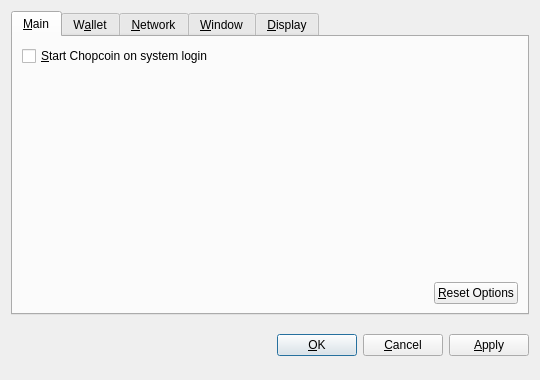
<?xml version="1.0" encoding="UTF-8"?>
<ui version="4.0">
 <class>OptionsDialog</class>
 <widget class="QDialog" name="OptionsDialog">
  <property name="geometry">
   <rect>
    <x>0</x>
    <y>0</y>
    <width>540</width>
    <height>380</height>
   </rect>
  </property>
  <property name="windowTitle">
   <string>Options</string>
  </property>
  <property name="modal">
   <bool>true</bool>
  </property>
  <layout class="QVBoxLayout" name="verticalLayout">
   <item>
    <widget class="QTabWidget" name="tabWidget">
     <property name="tabPosition">
      <enum>QTabWidget::North</enum>
     </property>
     <property name="currentIndex">
      <number>0</number>
     </property>
     <widget class="QWidget" name="tabMain">
      <attribute name="title">
       <string>&amp;Main</string>
      </attribute>
      <layout class="QVBoxLayout" name="verticalLayout_Main">
       <item>
        <widget class="QCheckBox" name="bitcoinAtStartup">
         <property name="toolTip">
          <string>Automatically start Chopcoin after logging in to the system.</string>
         </property>
         <property name="text">
          <string>&amp;Start Chopcoin on system login</string>
         </property>
        </widget>
       </item>
       <item>
        <spacer name="verticalSpacer_Main">
         <property name="orientation">
          <enum>Qt::Vertical</enum>
         </property>
         <property name="sizeHint" stdset="0">
          <size>
           <width>20</width>
           <height>40</height>
          </size>
         </property>
        </spacer>
       </item>
       <item>
        <layout class="QHBoxLayout" name="horizontalLayout_2_Main">
         <item>
          <spacer name="horizontalSpacer_2_Main">
           <property name="orientation">
            <enum>Qt::Horizontal</enum>
           </property>
           <property name="sizeHint" stdset="0">
            <size>
             <width>40</width>
             <height>20</height>
            </size>
           </property>
          </spacer>
         </item>
         <item>
          <widget class="QPushButton" name="resetButton">
           <property name="toolTip">
            <string>Reset all client options to default.</string>
           </property>
           <property name="text">
            <string>&amp;Reset Options</string>
           </property>
           <property name="autoDefault">
            <bool>false</bool>
           </property>
          </widget>
         </item>
        </layout>
       </item>
      </layout>
     </widget>
     <widget class="QWidget" name="tabWallet">
      <attribute name="title">
       <string>W&amp;allet</string>
      </attribute>
      <layout class="QVBoxLayout" name="verticalLayout_Network">
       <item>
        <widget class="QLabel" name="transactionFeeInfoLabel">
         <property name="text">
          <string>Optional transaction fee per kB that helps make sure your transactions are processed quickly. Most transactions are 1 kB.</string>
         </property>
         <property name="textFormat">
          <enum>Qt::PlainText</enum>
         </property>
         <property name="wordWrap">
          <bool>true</bool>
         </property>
        </widget>
       </item>
       <item>
        <layout class="QHBoxLayout" name="horizontalLayout_1_Main">
         <item>
          <widget class="QLabel" name="transactionFeeLabel">
           <property name="text">
            <string>Pay transaction &amp;fee</string>
           </property>
           <property name="textFormat">
            <enum>Qt::PlainText</enum>
           </property>
           <property name="buddy">
            <cstring>transactionFee</cstring>
           </property>
          </widget>
         </item>
         <item>
          <widget class="BitcoinAmountField" name="transactionFee"/>
         </item>
         <item>
          <spacer name="horizontalSpacer_1_Main">
           <property name="orientation">
            <enum>Qt::Horizontal</enum>
           </property>
           <property name="sizeHint" stdset="0">
            <size>
             <width>40</width>
             <height>20</height>
            </size>
           </property>
          </spacer>
         </item>
        </layout>
       </item>
       <item>
        <widget class="QLabel" name="label">
         <property name="text">
          <string>If you disable the spending of unconfirmed change, the change from a transaction cannot be used until that transaction has at least one confirmation. This also affects how your balance is computed.</string>
         </property>
         <property name="wordWrap">
          <bool>true</bool>
         </property>
        </widget>
       </item>
       <item>
        <widget class="QCheckBox" name="spendZeroConfChange">
         <property name="text">
          <string>Spend unconfirmed change  (experts only)</string>
         </property>
        </widget>
       </item>
       <item>
        <spacer name="verticalSpacer">
         <property name="orientation">
          <enum>Qt::Vertical</enum>
         </property>
         <property name="sizeHint" stdset="0">
          <size>
           <width>20</width>
           <height>40</height>
          </size>
         </property>
        </spacer>
       </item>
      </layout>
     </widget>
     <widget class="QWidget" name="tabNetwork">
      <attribute name="title">
       <string>&amp;Network</string>
      </attribute>
      <layout class="QVBoxLayout" name="verticalLayout_Network">
       <item>
        <widget class="QCheckBox" name="mapPortUpnp">
         <property name="toolTip">
          <string>Automatically open the Chopcoin client port on the router. This only works when your router supports UPnP and it is enabled.</string>
         </property>
         <property name="text">
          <string>Map port using &amp;UPnP</string>
         </property>
        </widget>
       </item>
       <item>
        <widget class="QCheckBox" name="connectSocks">
         <property name="toolTip">
          <string>Connect to the Chopcoin network through a SOCKS proxy (e.g. when connecting through Tor).</string>
         </property>
         <property name="text">
          <string>&amp;Connect through SOCKS proxy:</string>
         </property>
        </widget>
       </item>
       <item>
        <layout class="QHBoxLayout" name="horizontalLayout_Network">
         <item>
          <widget class="QLabel" name="proxyIpLabel">
           <property name="text">
            <string>Proxy &amp;IP:</string>
           </property>
           <property name="textFormat">
            <enum>Qt::PlainText</enum>
           </property>
           <property name="buddy">
            <cstring>proxyIp</cstring>
           </property>
          </widget>
         </item>
         <item>
          <widget class="QValidatedLineEdit" name="proxyIp">
           <property name="maximumSize">
            <size>
             <width>140</width>
             <height>16777215</height>
            </size>
           </property>
           <property name="toolTip">
            <string>IP address of the proxy (e.g. 127.0.0.1)</string>
           </property>
          </widget>
         </item>
         <item>
          <widget class="QLabel" name="proxyPortLabel">
           <property name="text">
            <string>&amp;Port:</string>
           </property>
           <property name="textFormat">
            <enum>Qt::PlainText</enum>
           </property>
           <property name="buddy">
            <cstring>proxyPort</cstring>
           </property>
          </widget>
         </item>
         <item>
          <widget class="QLineEdit" name="proxyPort">
           <property name="maximumSize">
            <size>
             <width>55</width>
             <height>16777215</height>
            </size>
           </property>
           <property name="toolTip">
            <string>Port of the proxy (e.g. 9050)</string>
           </property>
          </widget>
         </item>
         <item>
          <widget class="QLabel" name="socksVersionLabel">
           <property name="text">
            <string>SOCKS &amp;Version:</string>
           </property>
           <property name="textFormat">
            <enum>Qt::PlainText</enum>
           </property>
           <property name="buddy">
            <cstring>socksVersion</cstring>
           </property>
          </widget>
         </item>
         <item>
          <widget class="QValueComboBox" name="socksVersion">
           <property name="toolTip">
            <string>SOCKS version of the proxy (e.g. 5)</string>
           </property>
          </widget>
         </item>
         <item>
          <spacer name="horizontalSpacer_Network">
           <property name="orientation">
            <enum>Qt::Horizontal</enum>
           </property>
           <property name="sizeHint" stdset="0">
            <size>
             <width>40</width>
             <height>20</height>
            </size>
           </property>
          </spacer>
         </item>
        </layout>
       </item>
       <item>
        <spacer name="verticalSpacer_Network">
         <property name="orientation">
          <enum>Qt::Vertical</enum>
         </property>
         <property name="sizeHint" stdset="0">
          <size>
           <width>20</width>
           <height>40</height>
          </size>
         </property>
        </spacer>
       </item>
      </layout>
     </widget>
     <widget class="QWidget" name="tabWindow">
      <attribute name="title">
       <string>&amp;Window</string>
      </attribute>
      <layout class="QVBoxLayout" name="verticalLayout_Window">
       <item>
        <widget class="QCheckBox" name="minimizeToTray">
         <property name="toolTip">
          <string>Show only a tray icon after minimizing the window.</string>
         </property>
         <property name="text">
          <string>&amp;Minimize to the tray instead of the taskbar</string>
         </property>
        </widget>
       </item>
       <item>
        <widget class="QCheckBox" name="minimizeOnClose">
         <property name="toolTip">
          <string>Minimize instead of exit the application when the window is closed. When this option is enabled, the application will be closed only after selecting Quit in the menu.</string>
         </property>
         <property name="text">
          <string>M&amp;inimize on close</string>
         </property>
        </widget>
       </item>
       <item>
        <spacer name="verticalSpacer_Window">
         <property name="orientation">
          <enum>Qt::Vertical</enum>
         </property>
         <property name="sizeHint" stdset="0">
          <size>
           <width>20</width>
           <height>40</height>
          </size>
         </property>
        </spacer>
       </item>
      </layout>
     </widget>
     <widget class="QWidget" name="tabDisplay">
      <attribute name="title">
       <string>&amp;Display</string>
      </attribute>
      <layout class="QVBoxLayout" name="verticalLayout_Display">
       <item>
        <layout class="QHBoxLayout" name="horizontalLayout_1_Display">
         <item>
          <widget class="QLabel" name="langLabel">
           <property name="text">
            <string>User Interface &amp;language:</string>
           </property>
           <property name="textFormat">
            <enum>Qt::PlainText</enum>
           </property>
           <property name="buddy">
            <cstring>lang</cstring>
           </property>
          </widget>
         </item>
         <item>
          <widget class="QValueComboBox" name="lang">
           <property name="toolTip">
            <string>The user interface language can be set here. This setting will take effect after restarting Chopcoin.</string>
           </property>
          </widget>
         </item>
        </layout>
       </item>
       <item>
        <layout class="QHBoxLayout" name="horizontalLayout_2_Display">
         <item>
          <widget class="QLabel" name="unitLabel">
           <property name="text">
            <string>&amp;Unit to show amounts in:</string>
           </property>
           <property name="textFormat">
            <enum>Qt::PlainText</enum>
           </property>
           <property name="buddy">
            <cstring>unit</cstring>
           </property>
          </widget>
         </item>
         <item>
          <widget class="QValueComboBox" name="unit">
           <property name="toolTip">
            <string>Choose the default subdivision unit to show in the interface and when sending coins.</string>
           </property>
          </widget>
         </item>
        </layout>
       </item>
       <item>
        <widget class="QCheckBox" name="displayAddresses">
         <property name="toolTip">
          <string>Whether to show Chopcoin addresses in the transaction list or not.</string>
         </property>
         <property name="text">
          <string>&amp;Display addresses in transaction list</string>
         </property>
        </widget>
       </item>
       <item>
        <widget class="QCheckBox" name="coinControlFeatures">
         <property name="toolTip">
          <string>Whether to show coin control features or not.</string>
         </property>
         <property name="text">
          <string>Display coin &amp;control features (experts only!)</string>
         </property>
        </widget>
       </item>
       <item>
        <spacer name="verticalSpacer_Display">
         <property name="orientation">
          <enum>Qt::Vertical</enum>
         </property>
         <property name="sizeHint" stdset="0">
          <size>
           <width>20</width>
           <height>40</height>
          </size>
         </property>
        </spacer>
       </item>
      </layout>
     </widget>
    </widget>
   </item>
   <item>
    <layout class="QHBoxLayout" name="horizontalLayout_Buttons">
     <item>
      <spacer name="horizontalSpacer_1">
       <property name="orientation">
        <enum>Qt::Horizontal</enum>
       </property>
       <property name="sizeHint" stdset="0">
        <size>
         <width>40</width>
         <height>48</height>
        </size>
       </property>
      </spacer>
     </item>
     <item>
      <widget class="QLabel" name="statusLabel">
       <property name="font">
        <font>
         <weight>75</weight>
         <bold>true</bold>
        </font>
       </property>
       <property name="text">
        <string/>
       </property>
       <property name="textFormat">
        <enum>Qt::PlainText</enum>
       </property>
       <property name="wordWrap">
        <bool>true</bool>
       </property>
      </widget>
     </item>
     <item>
      <spacer name="horizontalSpacer_2">
       <property name="orientation">
        <enum>Qt::Horizontal</enum>
       </property>
       <property name="sizeHint" stdset="0">
        <size>
         <width>40</width>
         <height>48</height>
        </size>
       </property>
      </spacer>
     </item>
     <item>
      <widget class="QPushButton" name="okButton">
       <property name="text">
        <string>&amp;OK</string>
       </property>
      </widget>
     </item>
     <item>
      <widget class="QPushButton" name="cancelButton">
       <property name="text">
        <string>&amp;Cancel</string>
       </property>
       <property name="autoDefault">
        <bool>false</bool>
       </property>
      </widget>
     </item>
     <item>
      <widget class="QPushButton" name="applyButton">
       <property name="text">
        <string>&amp;Apply</string>
       </property>
       <property name="autoDefault">
        <bool>false</bool>
       </property>
      </widget>
     </item>
    </layout>
   </item>
  </layout>
 </widget>
 <customwidgets>
  <customwidget>
   <class>BitcoinAmountField</class>
   <extends>QSpinBox</extends>
   <header>bitcoinamountfield.h</header>
  </customwidget>
  <customwidget>
   <class>QValueComboBox</class>
   <extends>QComboBox</extends>
   <header>qvaluecombobox.h</header>
  </customwidget>
  <customwidget>
   <class>QValidatedLineEdit</class>
   <extends>QLineEdit</extends>
   <header>qvalidatedlineedit.h</header>
  </customwidget>
 </customwidgets>
 <resources/>
 <connections/>
</ui>
